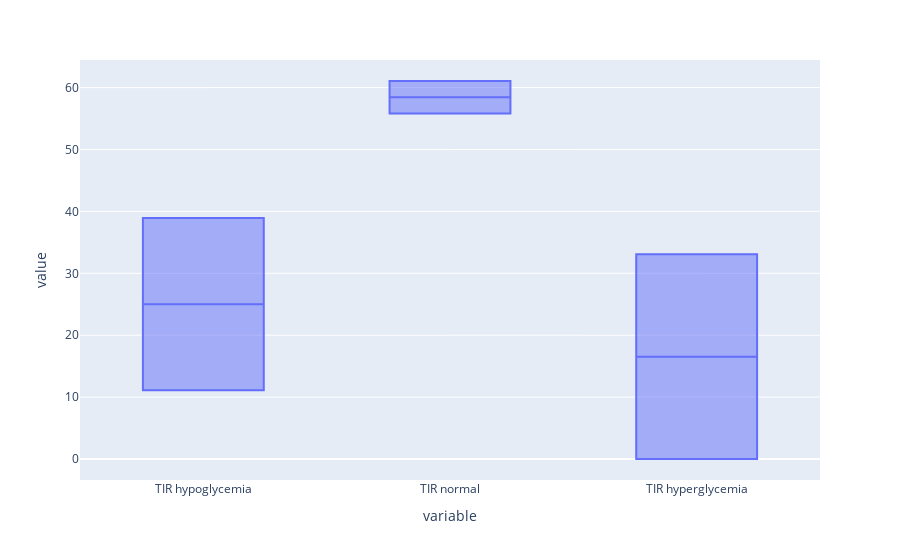

Notebook cell for this chart:
### Code cell
px.box(metrics, y=['TIR hypoglycemia', 'TIR normal', 'TIR hyperglycemia'])

### Figure 1 — Plotly figure (JSON) as saved in the notebook; plotly's stock layout.template omitted (floating-point values rounded to 4 significant figures)
{"data": [{"alignmentgroup": "True", "hovertemplate": "variable=%{x}<br>value=%{y}<extra></extra>", "legendgroup": "", "marker": {"color": "#636efa"}, "name": "", "notched": false, "offsetgroup": "", "orientation": "v", "showlegend": false, "type": "box", "x": ["TIR hypoglycemia", "TIR hypoglycemia", "TIR normal", "TIR normal", "TIR hyperglycemia", "TIR hyperglycemia"], "x0": " ", "xaxis": "x", "y": [11.11, 38.93, 55.81, 61.07, 33.07, 0], "y0": " ", "yaxis": "y"}], "layout": {"boxmode": "group", "legend": {"tracegroupgap": 0}, "margin": {"t": 60}, "xaxis": {"anchor": "y", "domain": [0, 1], "title": {"text": "variable"}}, "yaxis": {"anchor": "x", "domain": [0, 1], "title": {"text": "value"}}}}
